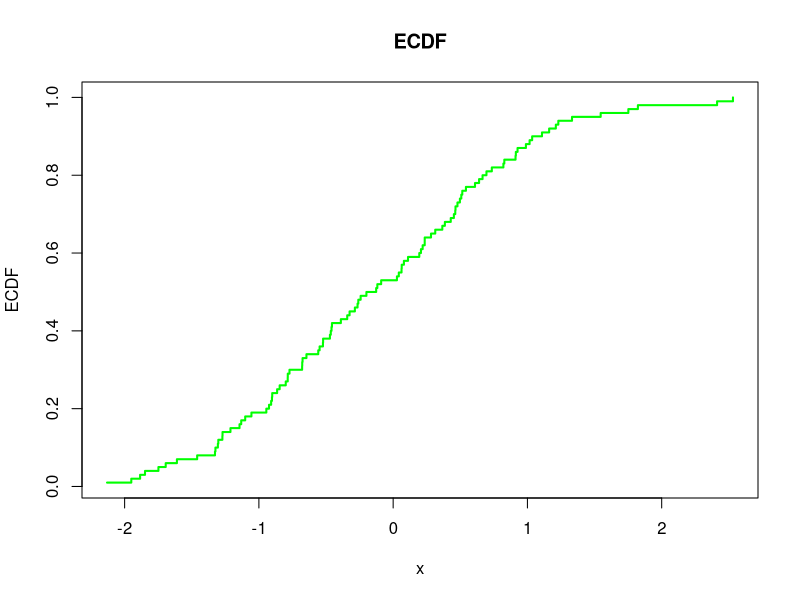
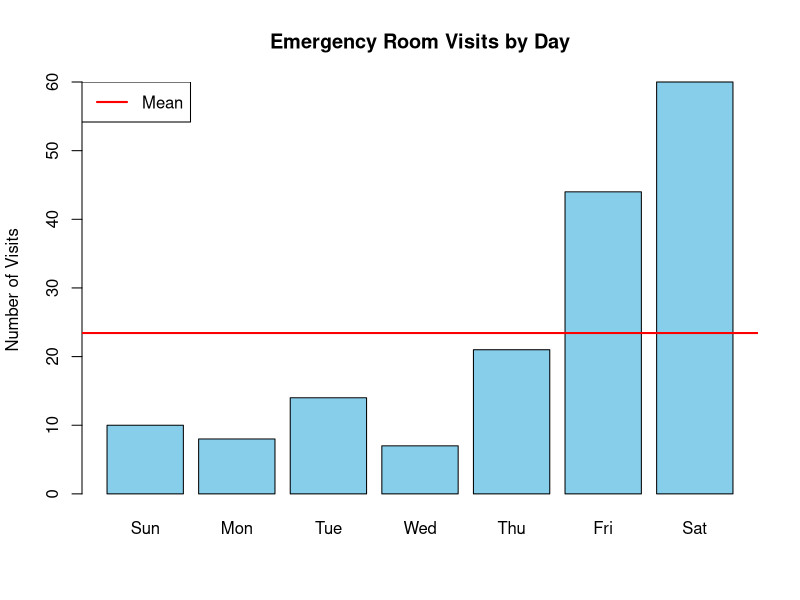
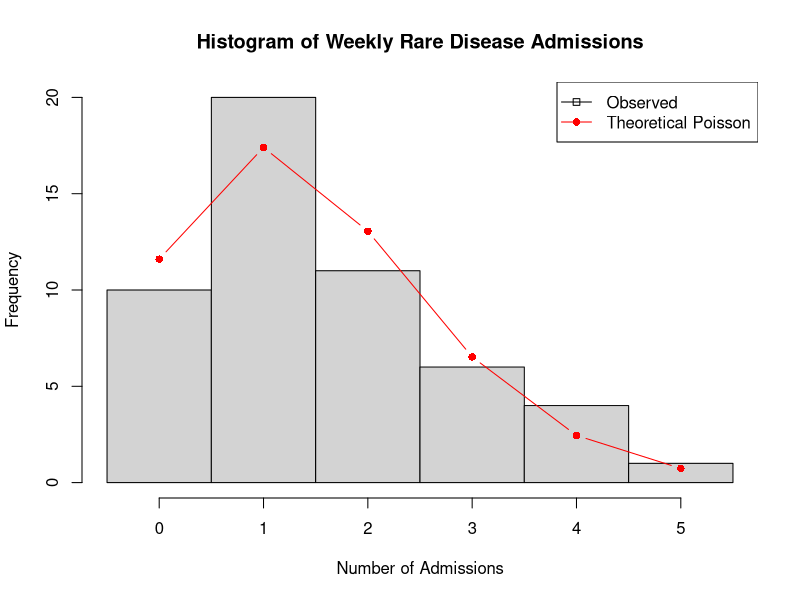
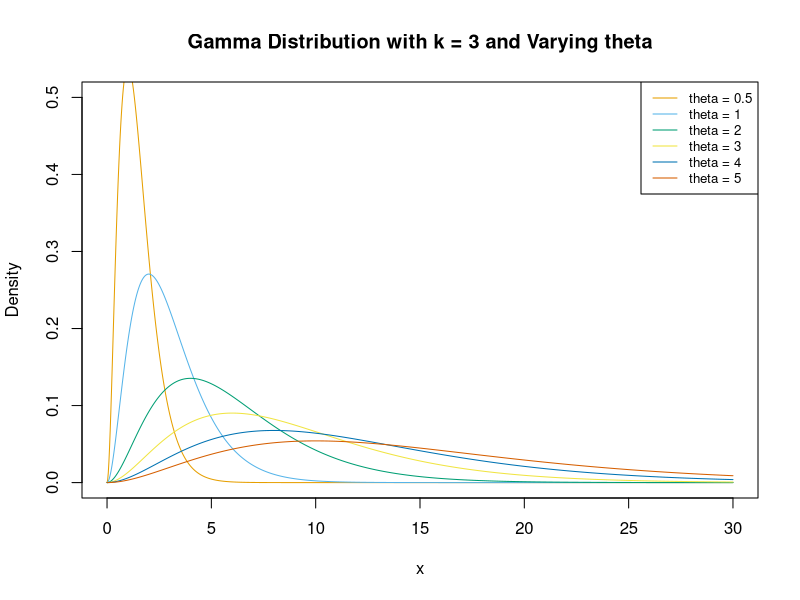
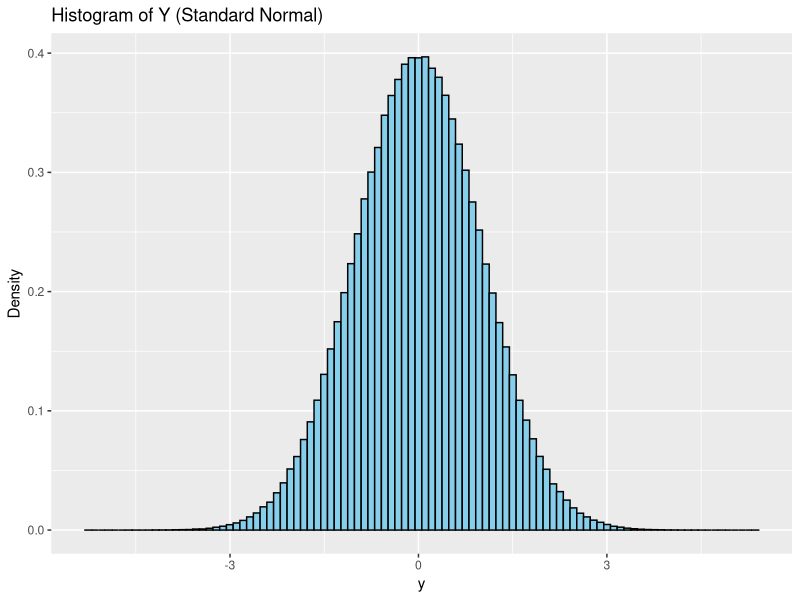
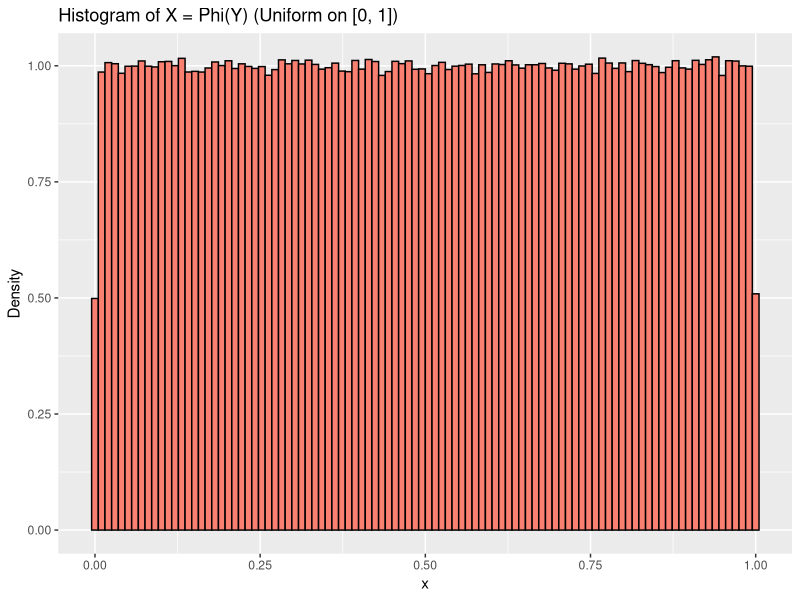
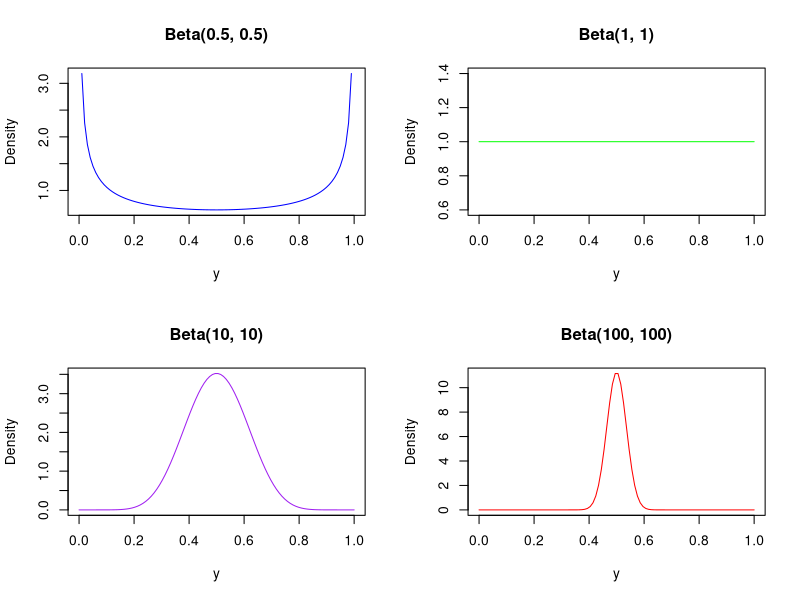
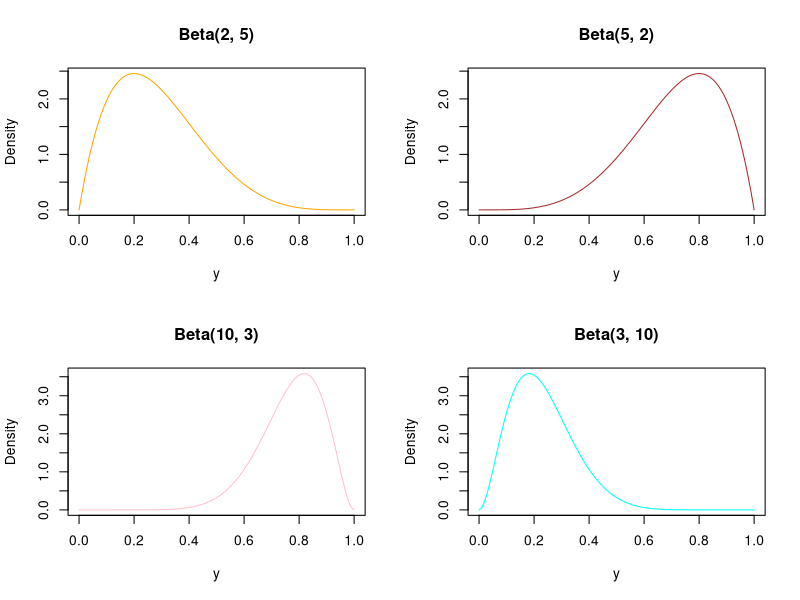

Generate these figures, in order, with R:
## ---- chunk 1
knitr::opts_chunk$set(echo = TRUE)
## ---- chunk 2
    set.seed(0)
    n <- 1000
    
    # Part (a): Generate A, x.true, and y
    A <- matrix(runif(n * n), n, n)
    x.true <- runif(n)
    y <- A %*% x.true
    
    # Part (b): Solve by forming A^-1 explicitly
    start_time_1 <- Sys.time()
    A_inv <- solve(A)
    x1 <- A_inv %*% y
    end_time_1 <- Sys.time()
    
    time_taken_1 <- end_time_1 - start_time_1
    error_1 <- mean(abs(x1 - x.true))
    
    # Part (c): Solve directly without forming A^-1
    start_time_2 <- Sys.time()
    x2 <- solve(A, y)
    end_time_2 <- Sys.time()
    
    time_taken_2 <- end_time_2 - start_time_2
    error_2 <- mean(abs(x2 - x.true))
    
    # Part (d): Print results and conclusions
    cat("Results:\n")
    cat("1. Using explicit inverse (A^-1 * y):\n")
    cat("   Time taken:", time_taken_1, "\n")
    cat("   Mean absolute error:", error_1, "\n\n")
    
    cat("2. Using direct solve (solve(A, y)):\n")
    cat("   Time taken:", time_taken_2, "\n")

## ---- chunk 3
  compute_ecdf <- function(x, plot.cdf = FALSE) {
    n <- length(x)
    sorted_x <- sort(x)
    ecdf_values <- cumsum(table(cut(x, breaks = c(-Inf, sorted_x)))) / n
          
    # Match ECDF values back to the original order of x
    ecdf_original_order <- ecdf_values[order(order(x))]
          
    # Part (b)
    if (plot.cdf) {
      plot(sort(x), ecdf_values, type = "s", col = "green", lwd = 2, xlab = "x", ylab = "ECDF", main = "ECDF")
          }
    return(ecdf_original_order)
  }
        
  # Testing the function
  set.seed(18)
  x <- rnorm(100)
        
  ecdf_values <- compute_ecdf(x)
  print(ecdf_values)
        
  # Compute the ECDF with plotting
  compute_ecdf(x, plot.cdf = TRUE)
## ---- chunk 4
# Data
er_visits <- c(10, 8, 14, 7, 21, 44, 60)
days <- c("Sun", "Mon", "Tue", "Wed", "Thu", "Fri", "Sat")

# Basic statistics
mean_visits <- mean(er_visits)
var_visits <- var(er_visits)

# Print results
cat("Mean of visits:", round(mean_visits, 2), "\n")
cat("Variance of visits:", round(var_visits, 2), "\n")

# Plot the data
barplot(er_visits, names.arg = days, main = "Emergency Room Visits by Day",
        ylab = "Number of Visits", col = "skyblue")

# Add a line for the mean
abline(h = mean_visits, col = "red", lwd = 2)
legend("topleft", legend = "Mean", col = "red", lwd = 2)
## ---- chunk 5
set.seed(123)
weeks <- 52
lambda <- 1.5  # Average 1.5 admissions per week for the rare disease
rare_disease_admissions <- rpois(weeks, lambda)

# Basic statistics
mean_admissions <- mean(rare_disease_admissions)
var_admissions <- var(rare_disease_admissions)

# Print results
cat("Mean of admissions:", round(mean_admissions, 2), "\n")
cat("Variance of admissions:", round(var_admissions, 2), "\n")

# Plot the data
hist(rare_disease_admissions, breaks = seq(-0.5, max(rare_disease_admissions) + 0.5, by = 1),
     main = "Histogram of Weekly Rare Disease Admissions",
     xlab = "Number of Admissions", ylab = "Frequency")

# Overlay Poisson distribution
x <- 0:max(rare_disease_admissions)
lines(x, dpois(x, lambda) * weeks, col = "red", type = "b", pch = 16)
legend("topright", legend = c("Observed", "Theoretical Poisson"),
       col = c("black", "red"), lty = 1, pch = c(22, 16))
## ---- chunk 6
# Set parameters
k <- 3  # Shape parameter
theta <- c(0.5, 1, 2, 3, 4, 5)  # Scale parameters
colors <- c("#E69F00", "#56B4E9", "#009E73", "#F0E442", "#0072B2", "#D55E00")

# Create x values
x <- seq(0, 30, length.out = 1000)

# Plot
plot(x, dgamma(x, shape = k, scale = theta[1]), type = "l", col = colors[1],
     main = "Gamma Distribution with k = 3 and Varying theta",
     xlab = "x", ylab = "Density", ylim = c(0, 0.5))

# Add lines for other scale parameters
for (i in 2:length(theta)) {
  lines(x, dgamma(x, shape = k, scale = theta[i]), col = colors[i])
}

# Add legend
legend("topright", legend = paste("theta =", theta), col = colors, lty = 1, cex = 0.8)
## ---- chunk 7
library(knitr)
l=c(0.080, 0.198, 0.079, 0.357,0.043, 0.254, 0.143, 0.440,0.017, 0.105, 0.081, 0.203, 0.140, 0.557, 0.303, 1.000)

S_1<-c(1,2,3)
S_2<-c(1,4,5)
dim(l)<- c(4,4)
rownames(l)<-c("Below average","Average","Above average", "Total")
colnames(l)<-c("Not too happy", "Pretty happy","Very happy", "Total")

kable(l, row.names=T)

m<- c(0,0) #mean
for(i in 1:length(S_1)){ 
  m[1]<-m[1]+(S_1[i]*l[4,i])#x
  m[2]<-m[2]+(S_1[i]*l[i,4])#y
}
m
v<- c(0,0) #variance
for(i in 1:length(S_1)){ 
 v[1]<-(S_1[i]-m[1])^2*l[4,i]#x
 v[2]<-(S_1[i]-m[2])^2*l[i,4]#y
}
v
#covariance matrix
covariance=0
for(i in 1:length(S_1)){ 
  for(j in 1:length(S_1)){ 
    a<-(S_1[i]-m[1])*(S_1[j]-m[2])*l[j,i]
    covariance<-covariance+(S_1[i]-m[1])*(S_1[j]-m[2])*l[j,i]
    
  }
}
covariance
#corelation
r<-covariance/(sqrt(v[1])*sqrt(v[2]))
r

#repeat with s_2 for the Y

m<- c(0,0) #mean
for(i in 1:length(S_1)){ 
  m[1]<-m[1]+(S_1[i]*l[4,i])
  m[2]<-m[2]+(S_2[i]*l[i,4])
}
m
v<- c(0,0) #variance
for(i in 1:length(S_1)){ 
 v[1]<-(S_1[i]-m[1])^2*l[4,i]
 v[2]<-(S_2[i]-m[2])^2*l[i,4]
}
v
#covariance matrix
covariance=0
for(i in 1:length(S_1)){ 
  for(j in 1:length(S_1)){ 
    covariance<-covariance+(S_1[i]-m[1])*(S_2[j]-m[2])*l[j,i]
  }
}
covariance
#corelation
r<-covariance/(sqrt(v[1])*sqrt(v[2]))
r

## ---- chunk 8
marginal_X<-c(0.357,0.440,0.203)
marginal_Y<-c(0.140,0.557,0.303)

indy_table<-matrix(0,length(marginal_X),length(marginal_Y))
rownames(indy_table)<-c("Below average","Average","Above average")
colnames(indy_table)<-c("Not too happy", "Pretty happy","Very happy")
for(i in 1:length(marginal_X)){ 
  for(j in 1:length(marginal_Y)){ 
    indy_table[j,i]<-marginal_X[j]*marginal_Y[i]
  }
}
indy_table
## ---- chunk 9
set.seed(18)
n_samples <- 1e6
Y <- rnorm(n_samples)

X <- pnorm(Y)

if (!requireNamespace("ggplot2", quietly = TRUE)) {
  install.packages("ggplot2")
}
library(ggplot2)

ggplot(data.frame(Y), aes(x = Y)) +
  geom_histogram(aes(y = after_stat(density)), bins = 100, fill = "skyblue", color = "black") +
  ggtitle("Histogram of Y (Standard Normal)") +
  xlab("y") +
  ylab("Density")

ggplot(data.frame(X), aes(x = X)) +
  geom_histogram(aes(y = after_stat(density)), bins = 100, fill = "salmon", color = "black") +
  ggtitle("Histogram of X = Phi(Y) (Uniform on [0, 1])") +
  xlab("x") +
  ylab("Density")

## ---- chunk 10
par(mfrow = c(2, 2))
y <- seq(0, 1, length.out = 100)


plot(y, dbeta(y, 0.5, 0.5), type = "l", col = "blue", main = "Beta(0.5, 0.5)",
     ylab = "Density", xlab = "y")

plot(y, dbeta(y, 1, 1), type = "l", col = "green", main = "Beta(1, 1)",
     ylab = "Density", xlab = "y")

plot(y, dbeta(y, 10, 10), type = "l", col = "purple", main = "Beta(10, 10)",
     ylab = "Density", xlab = "y")

plot(y, dbeta(y, 100, 100), type = "l", col = "red", main = "Beta(100, 100)",
     ylab = "Density", xlab = "y")

par(mfrow = c(2, 2))

plot(y, dbeta(y, 2, 5), type = "l", col = "orange", main = "Beta(2, 5)",
     ylab = "Density", xlab = "y")

plot(y, dbeta(y, 5, 2), type = "l", col = "brown", main = "Beta(5, 2)",
     ylab = "Density", xlab = "y")

plot(y, dbeta(y, 10, 3), type = "l", col = "pink", main = "Beta(10, 3)",
     ylab = "Density", xlab = "y")

plot(y, dbeta(y, 3, 10), type = "l", col = "cyan", main = "Beta(3, 10)",
     ylab = "Density", xlab = "y")

## ---- chunk 11
set.seed(123)
n=1000
values <- c(0, 1, 2, 3, 4)
probs <- c(0.55, 0.24, 0.15, 0.05, 0.01)
mu=0
sigmasq=0
for(i in 1:5)
{
  mu=mu+values[i]*probs[i]
}
for(i in 1:5)
{
  sigmasq=sigmasq+((values[i]-mu)^2*probs[i])
}
mu
sqrt(sigmasq)
samples <- sample(values, size = 1000, replace = TRUE, prob = probs)

smean =mean(samples)
svar=var(samples)

smean
svar

hist(samples, main = "number of drinks in a day",
        ylab = "Number of drinks", col = "skyblue")

## ---- chunk 12
set.seed(123)
n=1000
m=10000
values <- c(0, 1, 2, 3, 4)
probs <- c(0.55, 0.24, 0.15, 0.05, 0.01)


means= array(0,dim=10000)
for(i in 1:10000)
{
  multisamples=sample(values, size = 1000, replace = TRUE, prob = probs)
  means[i]=mean(multisamples)
}

meanofmeans=mean(means)
varianceofmeans=var(means)
meanofmeans
sqrt(varianceofmeans)
